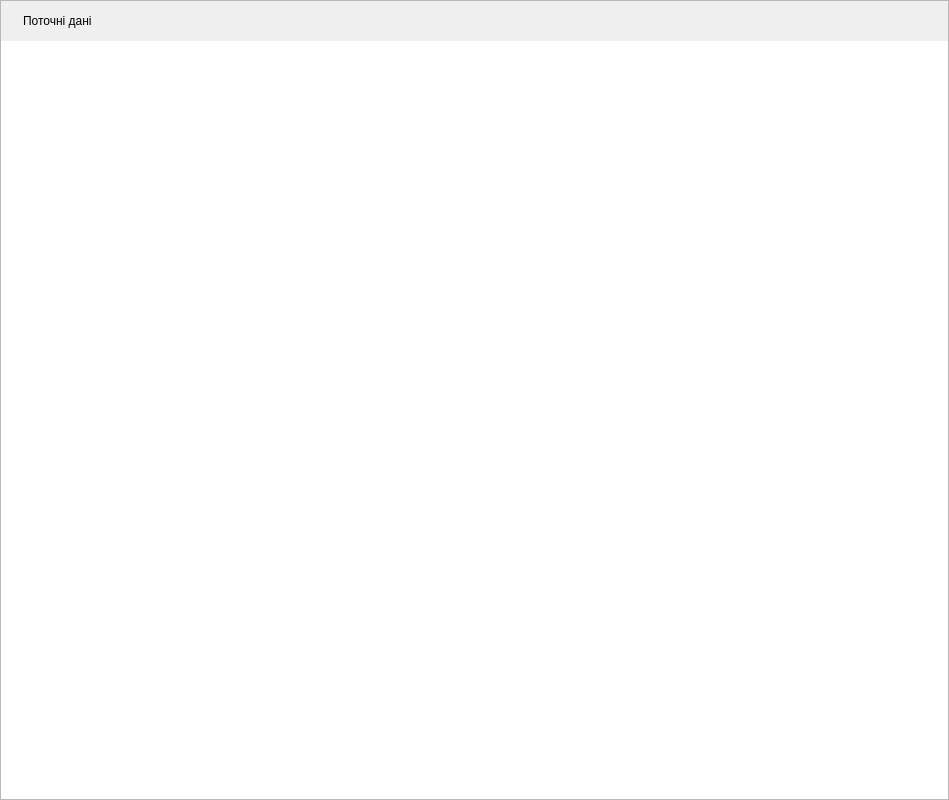
<?xml version="1.0" encoding="UTF-8"?>
<ui version="4.0">
 <class>TableData</class>
 <widget class="QWidget" name="TableData">
  <property name="geometry">
   <rect>
    <x>0</x>
    <y>0</y>
    <width>949</width>
    <height>800</height>
   </rect>
  </property>
  <property name="minimumSize">
   <size>
    <width>0</width>
    <height>800</height>
   </size>
  </property>
  <property name="windowTitle">
   <string>Form</string>
  </property>
  <layout class="QGridLayout" name="gridLayout">
   <property name="leftMargin">
    <number>0</number>
   </property>
   <property name="topMargin">
    <number>0</number>
   </property>
   <property name="rightMargin">
    <number>0</number>
   </property>
   <property name="bottomMargin">
    <number>0</number>
   </property>
   <property name="spacing">
    <number>0</number>
   </property>
   <item row="0" column="0">
    <widget class="QFrame" name="frame">
     <property name="frameShape">
      <enum>QFrame::Shape::StyledPanel</enum>
     </property>
     <layout class="QGridLayout" name="gridLayout_2">
      <property name="leftMargin">
       <number>0</number>
      </property>
      <property name="topMargin">
       <number>0</number>
      </property>
      <property name="rightMargin">
       <number>0</number>
      </property>
      <property name="bottomMargin">
       <number>0</number>
      </property>
      <property name="spacing">
       <number>0</number>
      </property>
      <item row="0" column="0">
       <layout class="QGridLayout" name="TableLayout">
        <property name="leftMargin">
         <number>0</number>
        </property>
        <property name="topMargin">
         <number>0</number>
        </property>
        <property name="rightMargin">
         <number>0</number>
        </property>
        <property name="bottomMargin">
         <number>0</number>
        </property>
        <property name="spacing">
         <number>0</number>
        </property>
        <item row="1" column="0" colspan="3">
         <widget class="Line" name="line">
          <property name="orientation">
           <enum>Qt::Orientation::Vertical</enum>
          </property>
         </widget>
        </item>
        <item row="0" column="2">
         <layout class="QHBoxLayout" name="horizontalLayout_3">
          <property name="spacing">
           <number>5</number>
          </property>
          <property name="leftMargin">
           <number>10</number>
          </property>
          <property name="rightMargin">
           <number>10</number>
          </property>
          <item>
           <widget class="QLabel" name="labelTableIcon">
            <property name="maximumSize">
             <size>
              <width>30</width>
              <height>30</height>
             </size>
            </property>
            <property name="text">
             <string/>
            </property>
            <property name="pixmap">
             <pixmap resource="../../../assets/res.qrc">:/icons/png/old/file-storage.png</pixmap>
            </property>
            <property name="scaledContents">
             <bool>true</bool>
            </property>
           </widget>
          </item>
          <item>
           <widget class="QLabel" name="labelTableName">
            <property name="frameShape">
             <enum>QFrame::Shape::NoFrame</enum>
            </property>
            <property name="text">
             <string>Поточні дані</string>
            </property>
           </widget>
          </item>
          <item>
           <spacer name="horizontalSpacer">
            <property name="orientation">
             <enum>Qt::Orientation::Horizontal</enum>
            </property>
            <property name="sizeHint" stdset="0">
             <size>
              <width>40</width>
              <height>20</height>
             </size>
            </property>
           </spacer>
          </item>
          <item>
           <widget class="QPushButton" name="pushButtonClearTable">
            <property name="sizePolicy">
             <sizepolicy hsizetype="Preferred" vsizetype="Preferred">
              <horstretch>0</horstretch>
              <verstretch>0</verstretch>
             </sizepolicy>
            </property>
            <property name="minimumSize">
             <size>
              <width>40</width>
              <height>40</height>
             </size>
            </property>
            <property name="focusPolicy">
             <enum>Qt::FocusPolicy::NoFocus</enum>
            </property>
            <property name="toolTip">
             <string>Очистити таблицю</string>
            </property>
            <property name="styleSheet">
             <string notr="true"/>
            </property>
            <property name="text">
             <string/>
            </property>
            <property name="icon">
             <iconset resource="../../../assets/res.qrc">
              <normaloff>:/icons/svg/bs5/eraser.svg</normaloff>:/icons/svg/bs5/eraser.svg</iconset>
            </property>
            <property name="iconSize">
             <size>
              <width>25</width>
              <height>30</height>
             </size>
            </property>
            <property name="flat">
             <bool>true</bool>
            </property>
           </widget>
          </item>
          <item>
           <widget class="QPushButton" name="pushButtonAjustSize">
            <property name="sizePolicy">
             <sizepolicy hsizetype="Preferred" vsizetype="Preferred">
              <horstretch>0</horstretch>
              <verstretch>0</verstretch>
             </sizepolicy>
            </property>
            <property name="minimumSize">
             <size>
              <width>40</width>
              <height>40</height>
             </size>
            </property>
            <property name="focusPolicy">
             <enum>Qt::FocusPolicy::NoFocus</enum>
            </property>
            <property name="toolTip">
             <string>Налаштувати розмір таблиці автоматично за змістом</string>
            </property>
            <property name="styleSheet">
             <string notr="true"/>
            </property>
            <property name="text">
             <string/>
            </property>
            <property name="icon">
             <iconset resource="../../../assets/res.qrc">
              <normaloff>:/icons/png/old/enlarge.png</normaloff>:/icons/png/old/enlarge.png</iconset>
            </property>
            <property name="iconSize">
             <size>
              <width>25</width>
              <height>30</height>
             </size>
            </property>
            <property name="flat">
             <bool>true</bool>
            </property>
           </widget>
          </item>
         </layout>
        </item>
        <item row="2" column="2">
         <widget class="QTableView" name="tableView">
          <property name="font">
           <font>
            <family>Consolas</family>
            <pointsize>12</pointsize>
            <italic>false</italic>
            <bold>false</bold>
           </font>
          </property>
          <property name="focusPolicy">
           <enum>Qt::FocusPolicy::NoFocus</enum>
          </property>
          <property name="contextMenuPolicy">
           <enum>Qt::ContextMenuPolicy::NoContextMenu</enum>
          </property>
          <property name="frameShape">
           <enum>QFrame::Shape::NoFrame</enum>
          </property>
          <property name="alternatingRowColors">
           <bool>true</bool>
          </property>
          <property name="verticalScrollMode">
           <enum>QAbstractItemView::ScrollMode::ScrollPerItem</enum>
          </property>
          <property name="horizontalScrollMode">
           <enum>QAbstractItemView::ScrollMode::ScrollPerItem</enum>
          </property>
          <property name="gridStyle">
           <enum>Qt::PenStyle::NoPen</enum>
          </property>
          <property name="wordWrap">
           <bool>false</bool>
          </property>
          <property name="cornerButtonEnabled">
           <bool>true</bool>
          </property>
          <attribute name="horizontalHeaderMinimumSectionSize">
           <number>250</number>
          </attribute>
          <attribute name="horizontalHeaderHighlightSections">
           <bool>false</bool>
          </attribute>
          <attribute name="verticalHeaderCascadingSectionResizes">
           <bool>true</bool>
          </attribute>
          <attribute name="verticalHeaderMinimumSectionSize">
           <number>250</number>
          </attribute>
         </widget>
        </item>
       </layout>
      </item>
     </layout>
    </widget>
   </item>
  </layout>
 </widget>
 <resources>
  <include location="../../../assets/res.qrc"/>
 </resources>
 <connections/>
</ui>
